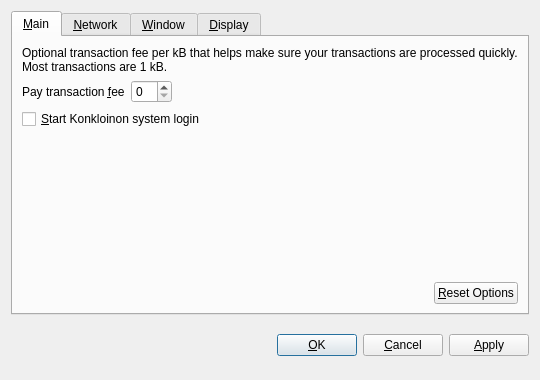
<?xml version="1.0" encoding="UTF-8"?>
<ui version="4.0">
 <class>OptionsDialog</class>
 <widget class="QDialog" name="OptionsDialog">
  <property name="geometry">
   <rect>
    <x>0</x>
    <y>0</y>
    <width>540</width>
    <height>380</height>
   </rect>
  </property>
  <property name="windowTitle">
   <string>Options</string>
  </property>
  <property name="modal">
   <bool>true</bool>
  </property>
  <layout class="QVBoxLayout" name="verticalLayout">
   <item>
    <widget class="QTabWidget" name="tabWidget">
     <property name="tabPosition">
      <enum>QTabWidget::North</enum>
     </property>
     <property name="currentIndex">
      <number>0</number>
     </property>
     <widget class="QWidget" name="tabMain">
      <attribute name="title">
       <string>&amp;Main</string>
      </attribute>
      <layout class="QVBoxLayout" name="verticalLayout_Main">
       <item>
        <widget class="QLabel" name="transactionFeeInfoLabel">
         <property name="text">
          <string>Optional transaction fee per kB that helps make sure your transactions are processed quickly. Most transactions are 1 kB.</string>
         </property>
         <property name="textFormat">
          <enum>Qt::PlainText</enum>
         </property>
         <property name="wordWrap">
          <bool>true</bool>
         </property>
        </widget>
       </item>
       <item>
        <layout class="QHBoxLayout" name="horizontalLayout_1_Main">
         <item>
          <widget class="QLabel" name="transactionFeeLabel">
           <property name="text">
            <string>Pay transaction &amp;fee</string>
           </property>
           <property name="textFormat">
            <enum>Qt::PlainText</enum>
           </property>
           <property name="buddy">
            <cstring>transactionFee</cstring>
           </property>
          </widget>
         </item>
         <item>
          <widget class="BitcoinAmountField" name="transactionFee"/>
         </item>
         <item>
          <spacer name="horizontalSpacer_1_Main">
           <property name="orientation">
            <enum>Qt::Horizontal</enum>
           </property>
           <property name="sizeHint" stdset="0">
            <size>
             <width>40</width>
             <height>20</height>
            </size>
           </property>
          </spacer>
         </item>
        </layout>
       </item>
       <item>
        <widget class="QCheckBox" name="bitcoinAtStartup">
         <property name="toolTip">
          <string>Automatically start Konkloinafter logging in to the system.</string>
         </property>
         <property name="text">
          <string>&amp;Start Konkloinon system login</string>
         </property>
        </widget>
       </item>
       <item>
        <spacer name="verticalSpacer_Main">
         <property name="orientation">
          <enum>Qt::Vertical</enum>
         </property>
         <property name="sizeHint" stdset="0">
          <size>
           <width>20</width>
           <height>40</height>
          </size>
         </property>
        </spacer>
       </item>
       <item>
        <layout class="QHBoxLayout" name="horizontalLayout_2_Main">
         <item>
          <spacer name="horizontalSpacer_2_Main">
           <property name="orientation">
            <enum>Qt::Horizontal</enum>
           </property>
           <property name="sizeHint" stdset="0">
            <size>
             <width>40</width>
             <height>20</height>
            </size>
           </property>
          </spacer>
         </item>
         <item>
          <widget class="QPushButton" name="resetButton">
           <property name="toolTip">
            <string>Reset all client options to default.</string>
           </property>
           <property name="text">
            <string>&amp;Reset Options</string>
           </property>
           <property name="autoDefault">
            <bool>false</bool>
           </property>
          </widget>
         </item>
        </layout>
       </item>
      </layout>
     </widget>
     <widget class="QWidget" name="tabNetwork">
      <attribute name="title">
       <string>&amp;Network</string>
      </attribute>
      <layout class="QVBoxLayout" name="verticalLayout_Network">
       <item>
        <widget class="QCheckBox" name="mapPortUpnp">
         <property name="toolTip">
          <string>Automatically open the Bitcoin client port on the router. This only works when your router supports UPnP and it is enabled.</string>
         </property>
         <property name="text">
          <string>Map port using &amp;UPnP</string>
         </property>
        </widget>
       </item>
       <item>
        <widget class="QCheckBox" name="connectSocks">
         <property name="toolTip">
          <string>Connect to the Bitcoin network through a SOCKS proxy (e.g. when connecting through Tor).</string>
         </property>
         <property name="text">
          <string>&amp;Connect through SOCKS proxy:</string>
         </property>
        </widget>
       </item>
       <item>
        <layout class="QHBoxLayout" name="horizontalLayout_Network">
         <item>
          <widget class="QLabel" name="proxyIpLabel">
           <property name="text">
            <string>Proxy &amp;IP:</string>
           </property>
           <property name="textFormat">
            <enum>Qt::PlainText</enum>
           </property>
           <property name="buddy">
            <cstring>proxyIp</cstring>
           </property>
          </widget>
         </item>
         <item>
          <widget class="QValidatedLineEdit" name="proxyIp">
           <property name="maximumSize">
            <size>
             <width>140</width>
             <height>16777215</height>
            </size>
           </property>
           <property name="toolTip">
            <string>IP address of the proxy (e.g. 127.0.0.1)</string>
           </property>
          </widget>
         </item>
         <item>
          <widget class="QLabel" name="proxyPortLabel">
           <property name="text">
            <string>&amp;Port:</string>
           </property>
           <property name="textFormat">
            <enum>Qt::PlainText</enum>
           </property>
           <property name="buddy">
            <cstring>proxyPort</cstring>
           </property>
          </widget>
         </item>
         <item>
          <widget class="QLineEdit" name="proxyPort">
           <property name="maximumSize">
            <size>
             <width>55</width>
             <height>16777215</height>
            </size>
           </property>
           <property name="toolTip">
            <string>Port of the proxy (e.g. 9050)</string>
           </property>
          </widget>
         </item>
         <item>
          <widget class="QLabel" name="socksVersionLabel">
           <property name="text">
            <string>SOCKS &amp;Version:</string>
           </property>
           <property name="textFormat">
            <enum>Qt::PlainText</enum>
           </property>
           <property name="buddy">
            <cstring>socksVersion</cstring>
           </property>
          </widget>
         </item>
         <item>
          <widget class="QValueComboBox" name="socksVersion">
           <property name="toolTip">
            <string>SOCKS version of the proxy (e.g. 5)</string>
           </property>
          </widget>
         </item>
         <item>
          <spacer name="horizontalSpacer_Network">
           <property name="orientation">
            <enum>Qt::Horizontal</enum>
           </property>
           <property name="sizeHint" stdset="0">
            <size>
             <width>40</width>
             <height>20</height>
            </size>
           </property>
          </spacer>
         </item>
        </layout>
       </item>
       <item>
        <spacer name="verticalSpacer_Network">
         <property name="orientation">
          <enum>Qt::Vertical</enum>
         </property>
         <property name="sizeHint" stdset="0">
          <size>
           <width>20</width>
           <height>40</height>
          </size>
         </property>
        </spacer>
       </item>
      </layout>
     </widget>
     <widget class="QWidget" name="tabWindow">
      <attribute name="title">
       <string>&amp;Window</string>
      </attribute>
      <layout class="QVBoxLayout" name="verticalLayout_Window">
       <item>
        <widget class="QCheckBox" name="minimizeToTray">
         <property name="toolTip">
          <string>Show only a tray icon after minimizing the window.</string>
         </property>
         <property name="text">
          <string>&amp;Minimize to the tray instead of the taskbar</string>
         </property>
        </widget>
       </item>
       <item>
        <widget class="QCheckBox" name="minimizeOnClose">
         <property name="toolTip">
          <string>Minimize instead of exit the application when the window is closed. When this option is enabled, the application will be closed only after selecting Quit in the menu.</string>
         </property>
         <property name="text">
          <string>M&amp;inimize on close</string>
         </property>
        </widget>
       </item>
       <item>
        <spacer name="verticalSpacer_Window">
         <property name="orientation">
          <enum>Qt::Vertical</enum>
         </property>
         <property name="sizeHint" stdset="0">
          <size>
           <width>20</width>
           <height>40</height>
          </size>
         </property>
        </spacer>
       </item>
      </layout>
     </widget>
     <widget class="QWidget" name="tabDisplay">
      <attribute name="title">
       <string>&amp;Display</string>
      </attribute>
      <layout class="QVBoxLayout" name="verticalLayout_Display">
       <item>
        <layout class="QHBoxLayout" name="horizontalLayout_1_Display">
         <item>
          <widget class="QLabel" name="langLabel">
           <property name="text">
            <string>User Interface &amp;language:</string>
           </property>
           <property name="textFormat">
            <enum>Qt::PlainText</enum>
           </property>
           <property name="buddy">
            <cstring>lang</cstring>
           </property>
          </widget>
         </item>
         <item>
          <widget class="QValueComboBox" name="lang">
           <property name="toolTip">
            <string>The user interface language can be set here. This setting will take effect after restarting Bitcoin.</string>
           </property>
          </widget>
         </item>
        </layout>
       </item>
       <item>
        <layout class="QHBoxLayout" name="horizontalLayout_2_Display">
         <item>
          <widget class="QLabel" name="unitLabel">
           <property name="text">
            <string>&amp;Unit to show amounts in:</string>
           </property>
           <property name="textFormat">
            <enum>Qt::PlainText</enum>
           </property>
           <property name="buddy">
            <cstring>unit</cstring>
           </property>
          </widget>
         </item>
         <item>
          <widget class="QValueComboBox" name="unit">
           <property name="toolTip">
            <string>Choose the default subdivision unit to show in the interface and when sending coins.</string>
           </property>
          </widget>
         </item>
        </layout>
       </item>
       <item>
        <widget class="QCheckBox" name="displayAddresses">
         <property name="toolTip">
          <string>Whether to show Bitcoin addresses in the transaction list or not.</string>
         </property>
         <property name="text">
          <string>&amp;Display addresses in transaction list</string>
         </property>
        </widget>
       </item>
       <item>
        <spacer name="verticalSpacer_Display">
         <property name="orientation">
          <enum>Qt::Vertical</enum>
         </property>
         <property name="sizeHint" stdset="0">
          <size>
           <width>20</width>
           <height>40</height>
          </size>
         </property>
        </spacer>
       </item>
      </layout>
     </widget>
    </widget>
   </item>
   <item>
    <layout class="QHBoxLayout" name="horizontalLayout_Buttons">
     <item>
      <spacer name="horizontalSpacer_1">
       <property name="orientation">
        <enum>Qt::Horizontal</enum>
       </property>
       <property name="sizeHint" stdset="0">
        <size>
         <width>40</width>
         <height>48</height>
        </size>
       </property>
      </spacer>
     </item>
     <item>
      <widget class="QLabel" name="statusLabel">
       <property name="font">
        <font>
         <weight>75</weight>
         <bold>true</bold>
        </font>
       </property>
       <property name="text">
        <string/>
       </property>
       <property name="textFormat">
        <enum>Qt::PlainText</enum>
       </property>
       <property name="wordWrap">
        <bool>true</bool>
       </property>
      </widget>
     </item>
     <item>
      <spacer name="horizontalSpacer_2">
       <property name="orientation">
        <enum>Qt::Horizontal</enum>
       </property>
       <property name="sizeHint" stdset="0">
        <size>
         <width>40</width>
         <height>48</height>
        </size>
       </property>
      </spacer>
     </item>
     <item>
      <widget class="QPushButton" name="okButton">
       <property name="text">
        <string>&amp;OK</string>
       </property>
      </widget>
     </item>
     <item>
      <widget class="QPushButton" name="cancelButton">
       <property name="text">
        <string>&amp;Cancel</string>
       </property>
       <property name="autoDefault">
        <bool>false</bool>
       </property>
      </widget>
     </item>
     <item>
      <widget class="QPushButton" name="applyButton">
       <property name="text">
        <string>&amp;Apply</string>
       </property>
       <property name="autoDefault">
        <bool>false</bool>
       </property>
      </widget>
     </item>
    </layout>
   </item>
  </layout>
 </widget>
 <customwidgets>
  <customwidget>
   <class>BitcoinAmountField</class>
   <extends>QSpinBox</extends>
   <header>bitcoinamountfield.h</header>
  </customwidget>
  <customwidget>
   <class>QValueComboBox</class>
   <extends>QComboBox</extends>
   <header>qvaluecombobox.h</header>
  </customwidget>
  <customwidget>
   <class>QValidatedLineEdit</class>
   <extends>QLineEdit</extends>
   <header>qvalidatedlineedit.h</header>
  </customwidget>
 </customwidgets>
 <resources/>
 <connections/>
</ui>
